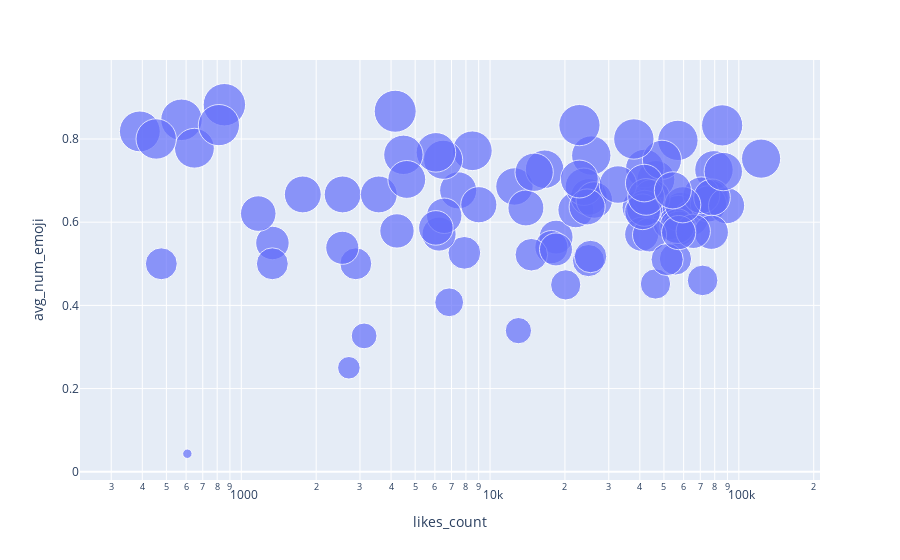

The code cell stored with this chart in its notebook:
### Code cell
fig = px.scatter(emoji_likes_corr_df, x="likes_count", y="avg_num_emoji",
	         size="avg_num_emoji", size_max=30, log_x="likes_count")
fig.show()
